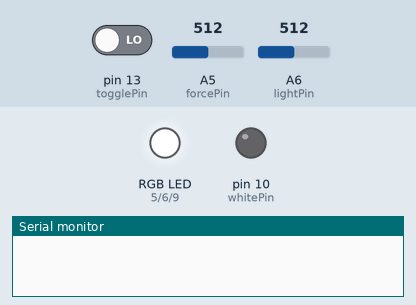
Bench run of a sketch on a simulated Arduino Nano, built with avr-gcc and run on an emulated ATmega328P. On the bench: an RGB LED mixed from three pins (HIGH = lit), output pins drawn as LEDs (lit = HIGH), the last lines printed to the serial monitor. Inputs (shaded band) come from the test bench; at power-on: pin 13 (togglePin) LOW, A5 (forcePin) = 512, A6 (lightPin) = 512.

Above: at 1.2 s.
1.3 s: pin 13 (togglePin) driven HIGH
At 2.2 s:
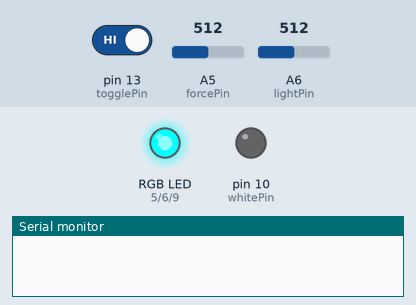
At 8.4 s:
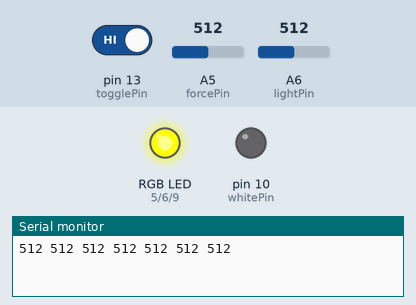
Timing chart, 0 to 13.3 s (numbered marks = the images above; inputs shaded):
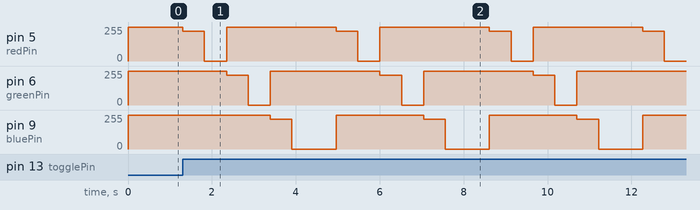

The sketch:

guluSerial.ino
```cpp
const int lightPin = A6;
const int forcePin = A5;
const int redPin = 5;
const int bluePin = 9;
const int greenPin =6;
const int whitePin = 10;
const int togglePin = 13;
const char colorList[] = {'R', 'G', 'B'};
const int tensityLest[] = {30,255};
const int colorNum = 3;
const int tensityNum = 2;


const int sample = 50;

int lightValue = 0;
int forceValue = 0;

int counter = 0;
int sum = 0;
int flag = 0;
int index = 0;
int tensity = 0;

int result[ colorNum*tensityNum + 1 ] = {0};
int resultLength = colorNum*tensityNum+1;

void setup() {
  //NORMAL
  //Serial.begin(9600);
  //BLUETOOTH
  Serial.begin(57600);
  pinMode(togglePin, INPUT);
  pinMode(redPin, OUTPUT);
  pinMode(bluePin, OUTPUT);
  pinMode(greenPin, OUTPUT);
  pinMode(whitePin, OUTPUT);
}

void loop() {
  int toggle = digitalRead(togglePin);
//  Serial.print("switch ");
//  Serial.print( toggle );
  if( toggle == HIGH ){
    if( index < colorNum ){
      if( tensity < tensityNum ){
//        Serial.print("counter ");
//        Serial.println(counter);
        if( counter < sample ){
          if( counter == 0 ){
            turnLED( colorList[index], tensityLest[tensity]);
          }
          lightValue = analogRead(lightPin);
          sum+=lightValue;
          counter++;
        }else{
          result[ index*tensityNum + tensity ] = sum/(float)sample;
          counter = 0;
          sum = 0;
          tensity++;
        }

      }else{
        tensity=0;
        index++;
      }
    }else if( index == colorNum ){

      if( counter < sample ){
        forceValue = analogRead(forcePin);
        sum+=forceValue;
        counter++;

      }else{
        result[resultLength - 1] = sum/(float)sample;
        counter = 0;
        sum = 0;
        index++;
      }

    }else{
      String resultStr = "";
      for(int i = 0; i < resultLength; i++ ){
       resultStr.concat(result[i]);
       resultStr.concat(" ");
       //Serial.print( result[i] );
       //Serial.print(" ");
      }
      Serial.println(resultStr);
      index = 0;
    }

  }else{
    reset();
  }


  delay(10);
}

void turnLED(char color, int strength){
  if( color == 'R' ){
    analogWrite(redPin, 255-strength);
    analogWrite(greenPin, 255-0);
    analogWrite(bluePin, 255-0);
//    analogWrite(whitePin, 0);
  }else if( color == 'G' ){
    analogWrite(redPin, 255-0);
    analogWrite(greenPin, 255-strength);
    analogWrite(bluePin, 255-0);
//    analogWrite(whitePin, 0);
  }else if( color == 'B' ){
    analogWrite(redPin, 255-0);
    analogWrite(greenPin, 255-0);
    analogWrite(bluePin, 255-strength);
//    analogWrite(whitePin, 0);
  }else if( color == 'W'){
    analogWrite(redPin, 255-0);
    analogWrite(greenPin, 255-0);
    analogWrite(bluePin, 255-0);
//    analogWrite(whitePin, strength);
  }
}

void reset(){
  turnLED('R', 0);
  for(int i = 0; i < resultLength; i++ ){
    result[i] = 0;
  }

  index = 0;
  counter = 0;
  tensity = 0;
  sum = 0;
}
```

Measured:
- after the input at 1.3 s, pin 5 (redPin): 255/255 → 225/255 at once, then repeats every 3.7 s: 0/255 0.53 s, 255/255 2.6 s, 225/255 0.52 s; pin 6 (greenPin): 255/255 → 225/255 after 1.0 s, then repeats every 3.7 s: 0/255 0.53 s, 255/255 2.6 s, 225/255 0.52 s
